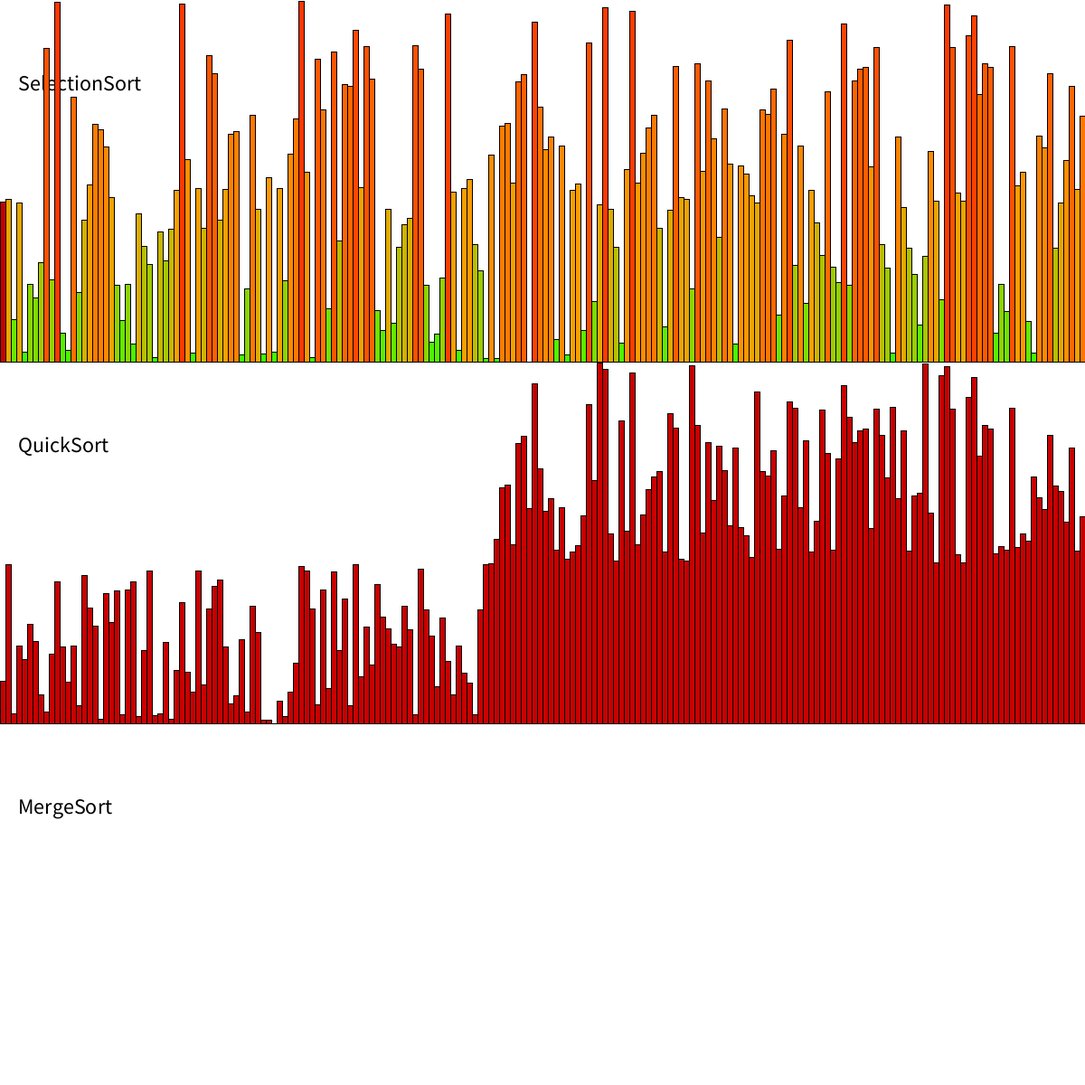
Frame 1 (no input)
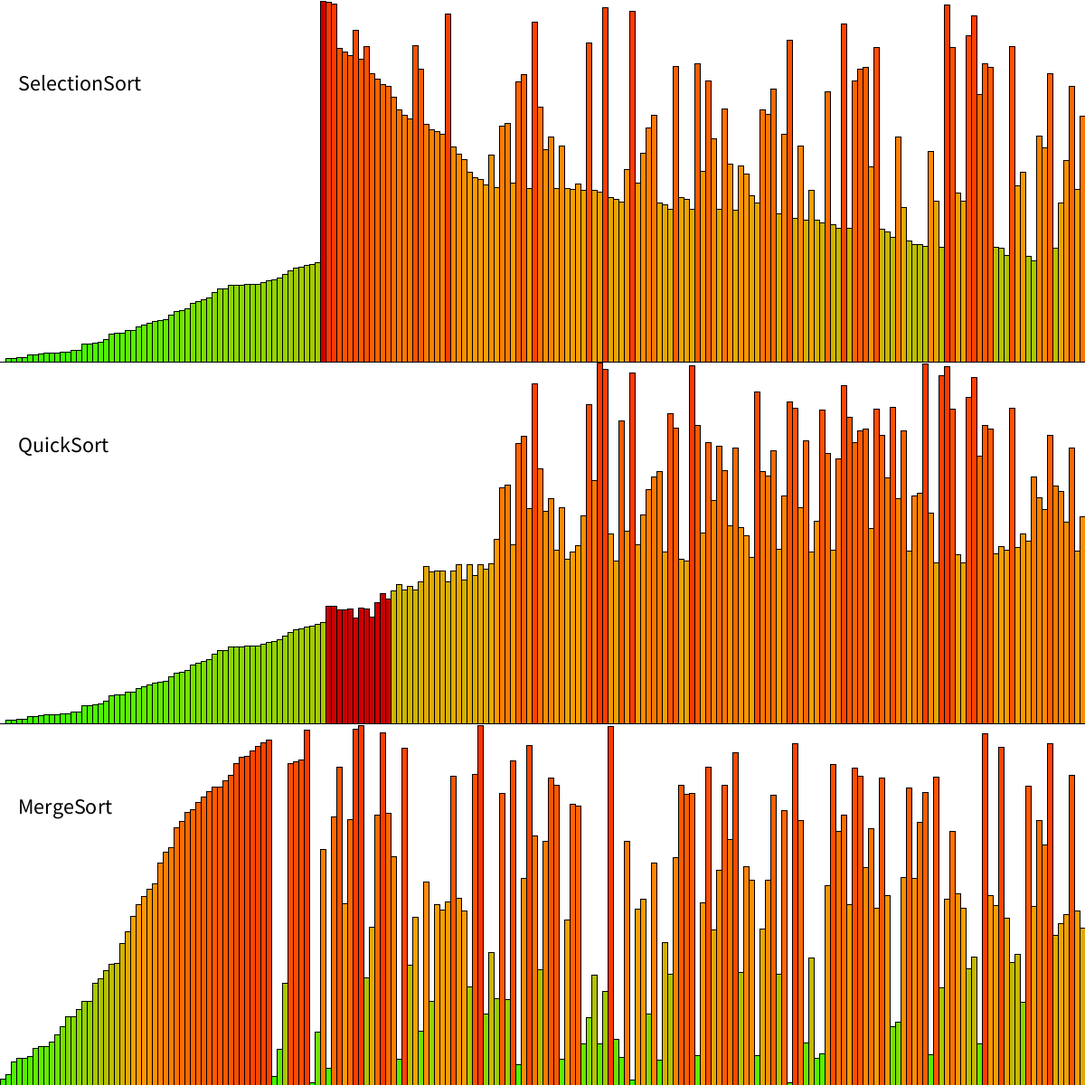
Frame 60 (the mouse pressed at the canvas centre just before this capture)
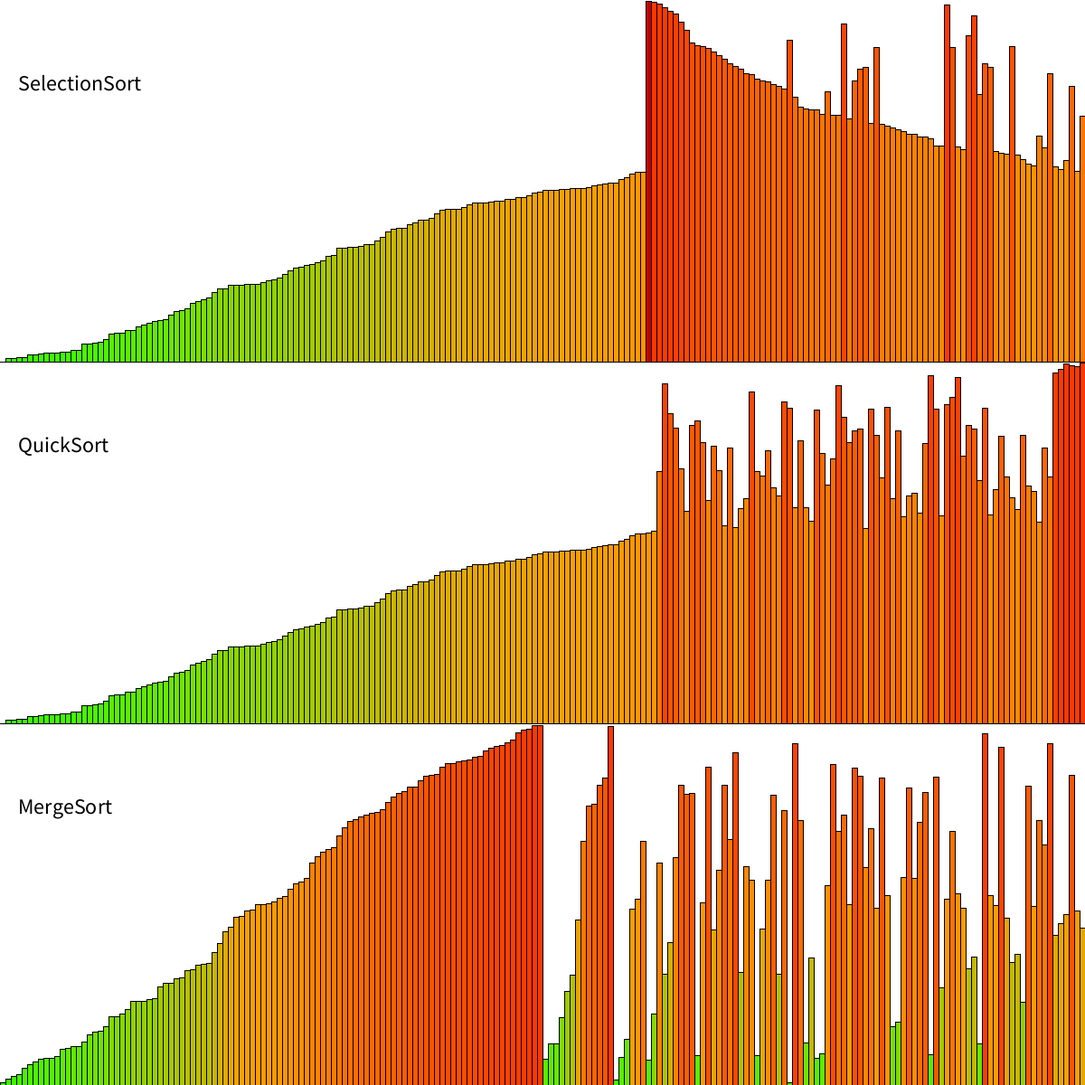
Frame 120 (the mouse held since frame 60 and released just before this capture)

The Processing sketch that drew these frames (run headless with seeded random() and noise(); from frame 60 on, the mouse is pressed at the canvas centre):

// Processing sketch: sorting
// ── sorting.pde
class Range {
  int l, r;
  Range(int left, int right) {
    l = left;
    r = right;
  }
}

int n = 200;
int step = 0;
int w;
int c = 0;
Boolean paused = false;
int[] q = new int[n];
int[] s = new int[n];
int[] m = new int[n];
Stack<Range> qStack = new Stack<>();
Stack<int[]> mStack = new Stack<>();
MergeSort ms = new MergeSort(n);

void setup() {
  size(1200, 1200);
  stroke(0);
  textSize(24);
  w = width/n;
  Random rand = new Random();
  for (int i = 0; i < n; i++) {
    int r = rand.nextInt(400);
    q[i] = r;
    s[i] = r;
  }
  qStack.push(new Range(0, n-1));
  ms.mSort(0, n-1);
  ms.push();
  mStack = ms.stack;
  frameRate(10);
}

void swap(int[] nums, int i, int j) {
  int temp = nums[i];
  nums[i] = nums[j];
  nums[j] = temp;
}

void selectionStep(int i) {
  for (int j=i+1; j<n; j++) {
    if (s[j] < s[i]) swap(s, i,j);
  }
}

void drawSelection() {
  for (int i = 0; i < n; i++) {
    if (i == step) fill(200,0,0);
    else fill(s[i]+55, 255-s[i]/2, 0);
    rect(i*w, 400-s[i], w, s[i]);
  }
}

Range quickStep() { // imperative version for visualization
  Range range;
  if (!qStack.empty()) range = qStack.pop();
  else return new Range(0, 0);
  if (range.l >= range.r) return new Range(0, 0);
  int pivot = partition(range.l, range.r);
  qStack.push(new Range(pivot+1, range.r));
  qStack.push(new Range(range.l, pivot-1));
  return range;
}

int partition(int l, int r) {
  int pv = q[l];
  swap(q, l, r);
  int j = l;
  for (int i = l; i < r; i++) {
    if (q[i] < pv) {
      swap(q, i, j);
      j++;
    }
  }
  swap(q, j, r);
  return j;
}

void drawQuick(Range range) {
  for (int i = 0; i < n; i++) {
    if (i >= range.l && i <= range.r)
      fill(200, 0, 0);
    else fill(q[i]+55, 255-q[i]/2, 0);
    rect(i*w, 800-q[i], w, q[i]);
  }
}  

void mergeStep() {
  if (step < mStack.size())
    m = mStack.get(step);
}

void drawMerge() {
  for (int i = 0; i < n; i++) {
    fill(m[i]+55, 255-m[i]/2, 0);
    rect(i*w, height-m[i], w, m[i]);
  }
}

void draw() {
  if (paused) return;
  background(255);
  fill(0);
  text("SelectionSort", 20, 100);
  text("QuickSort", 20, 500);
  text("MergeSort", 20, 900);
  drawMerge();
  drawSelection();
  Range range = quickStep();
  drawQuick(range);
  // if (step % 10 == 0) save("qsAnimation_" + c++ + ".png");
  mergeStep();
  if (step % 3 == 0) quickStep();
  if (step < n) selectionStep(step++);
  else noLoop();
}

void keyPressed() {
  if (key == ' ') paused = !paused;
}

// ── MergeSort.pde
import java.util.Stack;
import java.util.Random;

public class MergeSort {
  private int[] a; // array to sort
  private int[] aux; // auxiliary array for merging
  private int[] vis; //for visualization only
  public Stack<int[]> stack; //for visualization only
  
  public MergeSort(int n) {
    a = new int[n];
    aux = new int[n];
    vis = new int[n]; //for visualization only
    stack = new Stack<>(); //for visualization only
    Random rand = new Random(42);
    for (int i = 0; i < n; i++) {
      int r = rand.nextInt(400);
      a[i] = r;
      vis[i] = r; //for visualization only
    }
  }
  
  public void mSort(int l, int r) {
    int m = (r + l) / 2; // index of median
    if (l >= r) return; // already sorted
    mSort(l, m); // sort left half
    mSort(m+1, r); // sort right half
    merge(l, m, r); // merge left and right half
    push(); //for visualization only
  }
  
  private void merge(int l, int m, int r) {
    int i, j;
    // copy the left half to aux, leaving i pointing to l
    for (i = m+1; i > l; i--) aux[i-1] = a[i-1];
    // copy the right half in reverse order, j pointing to r
    for (j = m; j < r; j++) aux[r+m-j] = a[j+1];
    // compare first and last value and copy smaller to a
    for (int k = l; k <= r; k++) {
      if (aux[i] < aux[j]) a[k] = aux[i++];
      else a[k] = aux[j--];
    }
  }
  
  public void push() { //for visualization only
    vis = new int[n];
    for (int i = 0; i < n; i++) vis[i] = a[i];
    stack.push(vis);
  }
}
